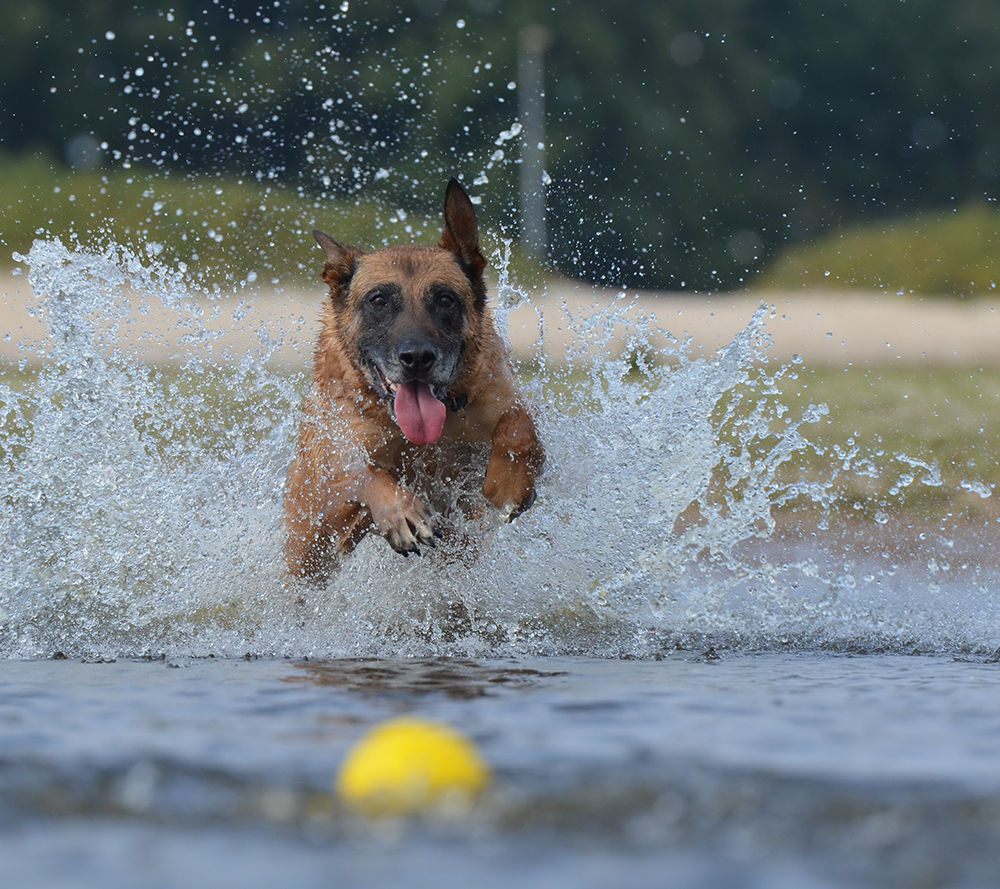
#> input picture Resources/dog.jpg, 1000 x 889 px
$ python python_image_object_detection.py
#> lines starting #> are read from the running program, lines starting #| are printed output that depends on the picture; after the words box and inside, x2 and y2 are one past the last pixel; in counts of white or black regions, pixels touching at a corner belong together
# -*- coding: utf-8 -*-

import cv2
import numpy as np
import matplotlib.pyplot as plt
import timeit
import json
import os

class PythonImageObjectDetection:
    enable_good_features_output = True
    enable_harris_corner_detection_output = True
    enable_orbs_output = True
    enable_orbs_only_on_blue = True     # should really output bgr
    enable_surf_output = True

    def __init__(self, image_file, output_images):
        self._image_file_path = image_file
        self._output_images = output_images
        self.data_for_json = dict()
        self.json = None
        self.img = None
        self.grey = None

    # [10 lines of commented-out code are left out]

    def _rename_file(self, inject):
        filename, file_extension = os.path.splitext(self._image_file_path)
        filename = filename + '_' + inject
        return filename + '' + file_extension

    def _save_avg_img_intensity_manual(self):
        average = np.average(self.grey)
        self.data_for_json['avg_pixel_bgr'] = average

    def _save_image_mean(self):
        mean = cv2.mean(self.img)
        self.data_for_json['mean'] = mean

    def _calc_good_features(self):
        corners = cv2.goodFeaturesToTrack(self.grey, 20, 0.5, 10)
        corners = np.int0(corners)

        if PythonImageObjectDetection.enable_good_features_output:
            output_img = self.img.copy()
            for corner in corners:
                x, y = corner.ravel()
                cv2.circle(output_img, (x, y), 3, 255, -1)
            cv2.imwrite(self._rename_file('good_features'), output_img)

    def _calc_harris_corner_detection(self):
        corners = cv2.cornerHarris(self.grey, 2, 3, 0.04)
        corners = cv2.dilate(corners, None)

        if PythonImageObjectDetection.enable_harris_corner_detection_output:
            output_img = self.img.copy()
            output_img[corners > 0.01 * corners.max()] = [0, 0, 255]
            cv2.imwrite(self._rename_file('harris_corners'), output_img)

    def _calc_orbs_keypoints(self):
        cv2.ocl.setUseOpenCL(False)
        orb = cv2.ORB_create()
        kp, des = orb.detectAndCompute(self.img, None)

        if PythonImageObjectDetection.enable_orbs_output:
            output_img = self.img.copy()
            output_img = cv2.drawKeypoints(output_img, kp, des, color=(0, 255, 0), flags=0)
            cv2.imwrite(self._rename_file('orbs'), output_img)

    def _calc_orbs_only_blue(self):
        hsv = cv2.cvtColor(self.img, cv2.COLOR_BGR2HSV)

        # define range of blue color in HSV
        lower_blue = np.array([110,50,50])
        upper_blue = np.array([130,255,255])

        # Threshold the HSV image to get only blue colors
        mask = cv2.inRange(hsv, lower_blue, upper_blue)
        result = cv2.bitwise_and(hsv, hsv, mask=mask)

        # perform orb detection
        cv2.ocl.setUseOpenCL(False)
        orb = cv2.ORB_create()
        kp, des = orb.detectAndCompute(result, None)

        if PythonImageObjectDetection.enable_orbs_only_on_blue:
            cv2.imwrite(self._rename_file('orbs_blue_original'), hsv)
            cv2.imwrite(self._rename_file('orbs_blue_mask'), mask)
            cv2.imwrite(self._rename_file('orbs_blue_result'), result)

            output_img = cv2.drawKeypoints(result, kp, des, color=(0, 255, 0), flags=0)
            cv2.imwrite(self._rename_file('orbs_blue'), output_img)

    def _calc_surf_keypoints_and_descriptors(self):
        # SURF is a licensed algorithm!!
        surf = cv2.xfeatures2d.SURF_create(5000)
        kp, des = surf.detectAndCompute(self.grey, None)

        if PythonImageObjectDetection.enable_surf_output:
            output_img = cv2.drawKeypoints(self.img, kp, des, (255, 0, 0), 4)
            cv2.imwrite(self._rename_file('surf'), output_img)

    def execute(self):
        self.img = cv2.imread(self._image_file_path, cv2.IMREAD_COLOR)
#> self.img is the input picture: shape (889, 1000, 3); mean B, G, R 124.7, 121.6, 112.7
        self.grey = cv2.cvtColor(self.img, cv2.COLOR_BGR2GRAY)
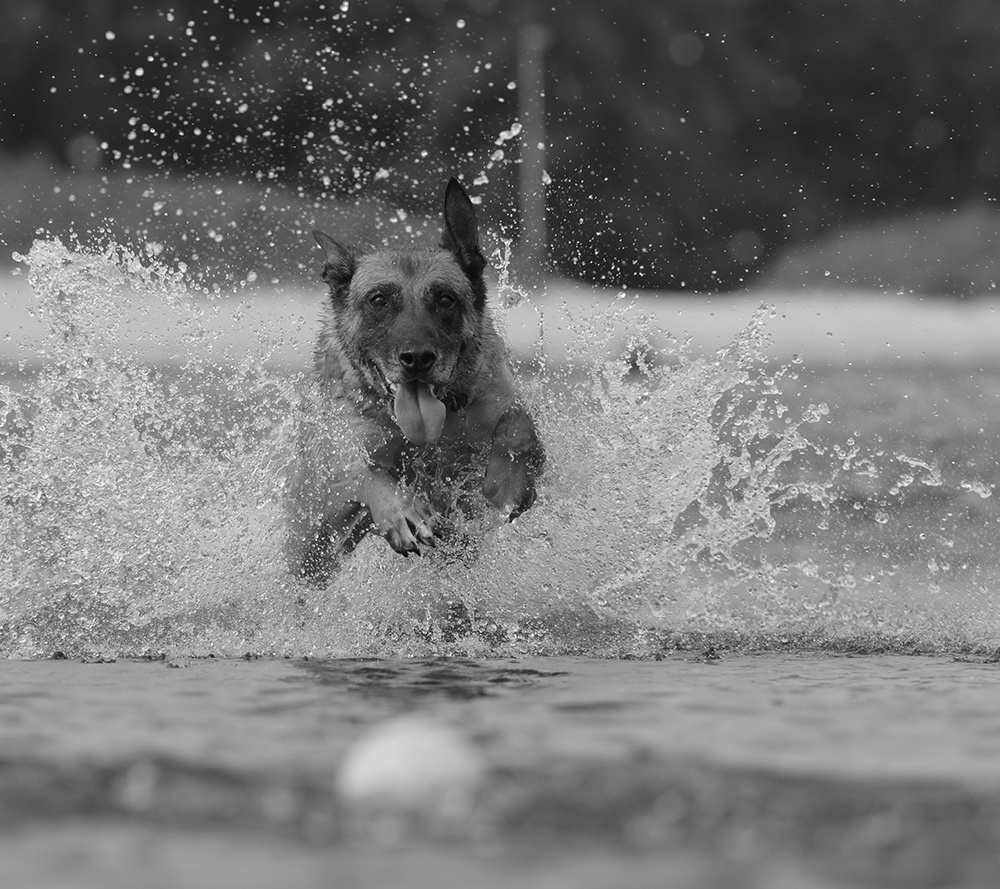
#> self.grey: shape (889, 1000); min 1, max 255, mean 119.3

        self._save_avg_img_intensity_manual()
#> in _save_avg_img_intensity_manual, `average = np.average(self.grey)`: average = 119.3
        self._save_image_mean()
#> in _save_image_mean, `mean = cv2.mean(self.img)`: mean = (124.7, 121.6, 112.7, 0)

        self._calc_good_features()
#> in _calc_good_features, `corners = cv2.goodFeaturesToTrack(self.grey, 20, 0.5, 10)`: corners = 20 rows, first 8: [596, 253], [635, 273], [604, 277], [606, 221], [589, 197], [581, 219], [606, 178], [784, 215]
#> the loop in _calc_good_features, `for corner in corners:` made 20 passes
#> (x, y) on passes 1 to 12: (596, 253), (635, 273), (604, 277), (606, 221), (589, 197), (581, 219), (606, 178), (784, 215), (367, 529), (618, 269), (650, 245), (800, 190)
#> after the loop in _calc_good_features, `for corner in corners:`:
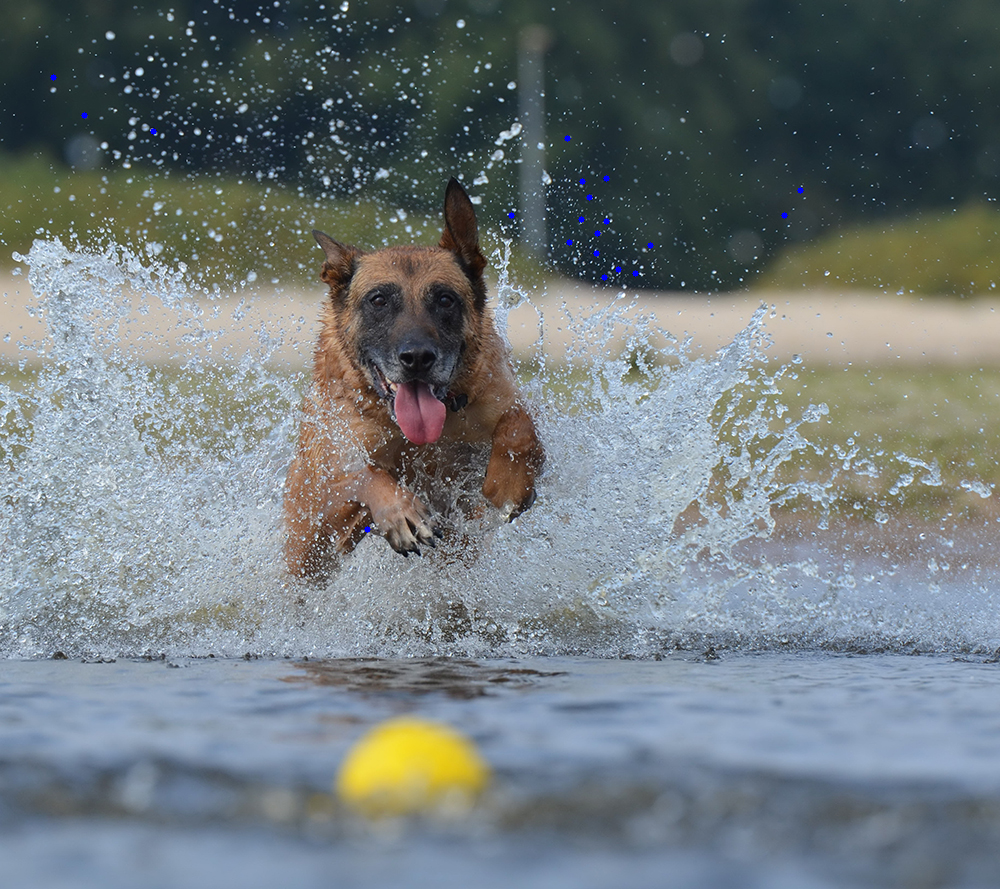
#> output_img: shape (889, 1000, 3); 0.07% of pixels changed, all inside (x1, y1, x2, y2) = (50, 74, 804, 533)
        self._calc_harris_corner_detection()
#> in _calc_harris_corner_detection, `corners = cv2.cornerHarris(self.grey, 2, 3, 0.04)`:
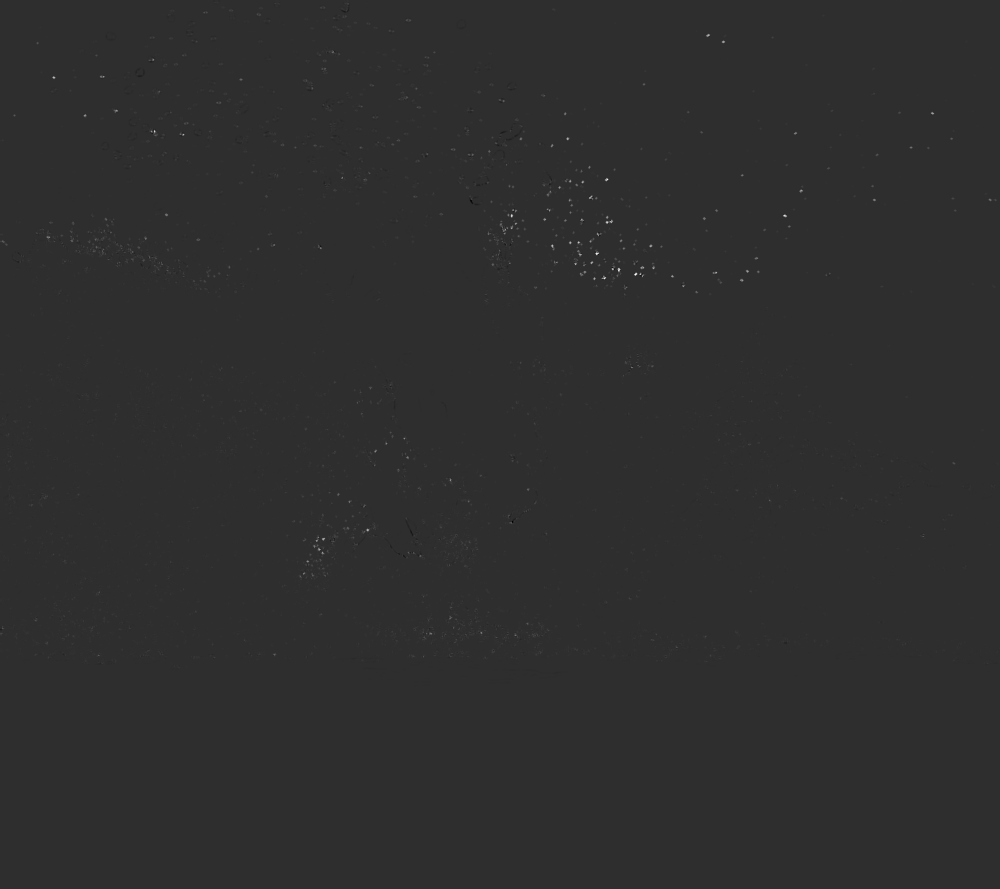
#> corners: shape (889, 1000) float32; min -0.0073, max 0.033, mean 3.45e-05; drawn with min black and max white
#> in _calc_harris_corner_detection, `output_img[corners > 0.01 * corners.max()] = [0, 0, 255]`:
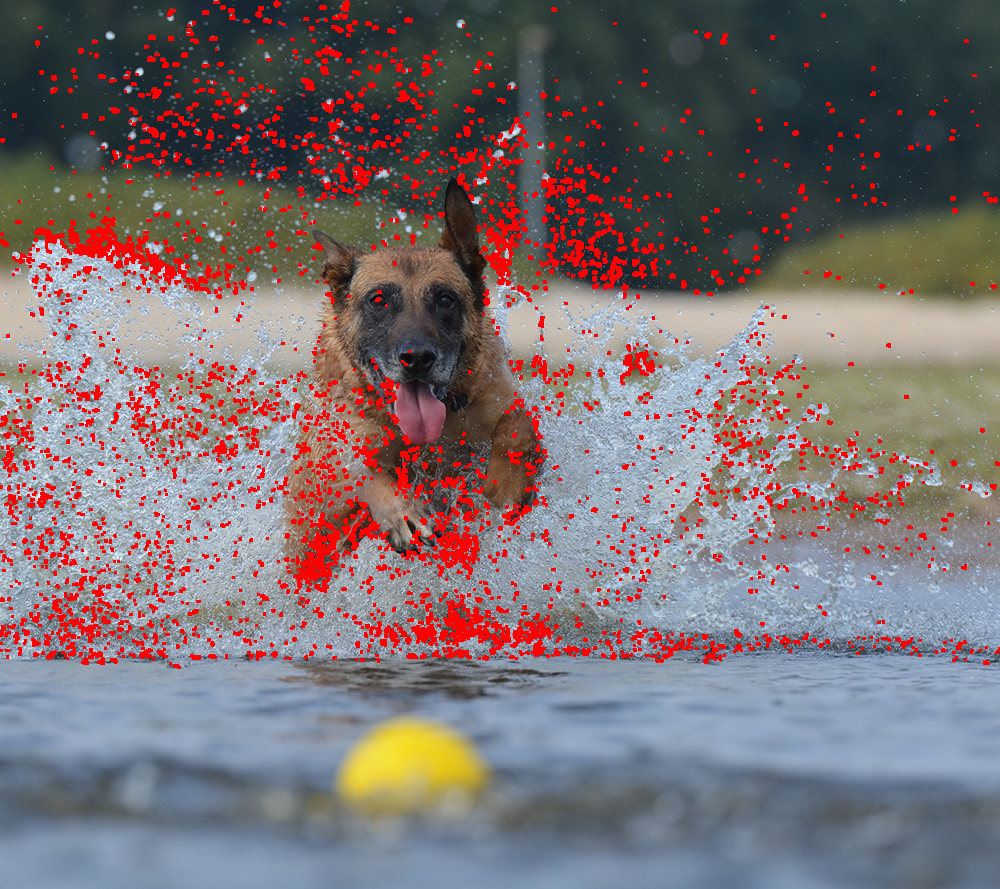
#> output_img: shape (889, 1000, 3); 7.66% of pixels changed, all inside (x1, y1, x2, y2) = (0, 0, 1000, 669)
        self._calc_orbs_keypoints()
#> in _calc_orbs_keypoints, `kp, des = orb.detectAndCompute(self.img, None)`: kp = 500 keypoints; strongest (x, y, size): (151, 131, 31), (153, 130, 31), (502, 228, 31), (152, 59, 31)
        self._calc_orbs_only_blue()
#> in _calc_orbs_only_blue, `hsv = cv2.cvtColor(self.img, cv2.COLOR_BGR2HSV)`: hsv: shape (889, 1000, 3); mean H, S, V 83, 58.6, 133
#> in _calc_orbs_only_blue, `mask = cv2.inRange(hsv, lower_blue, upper_blue)`:
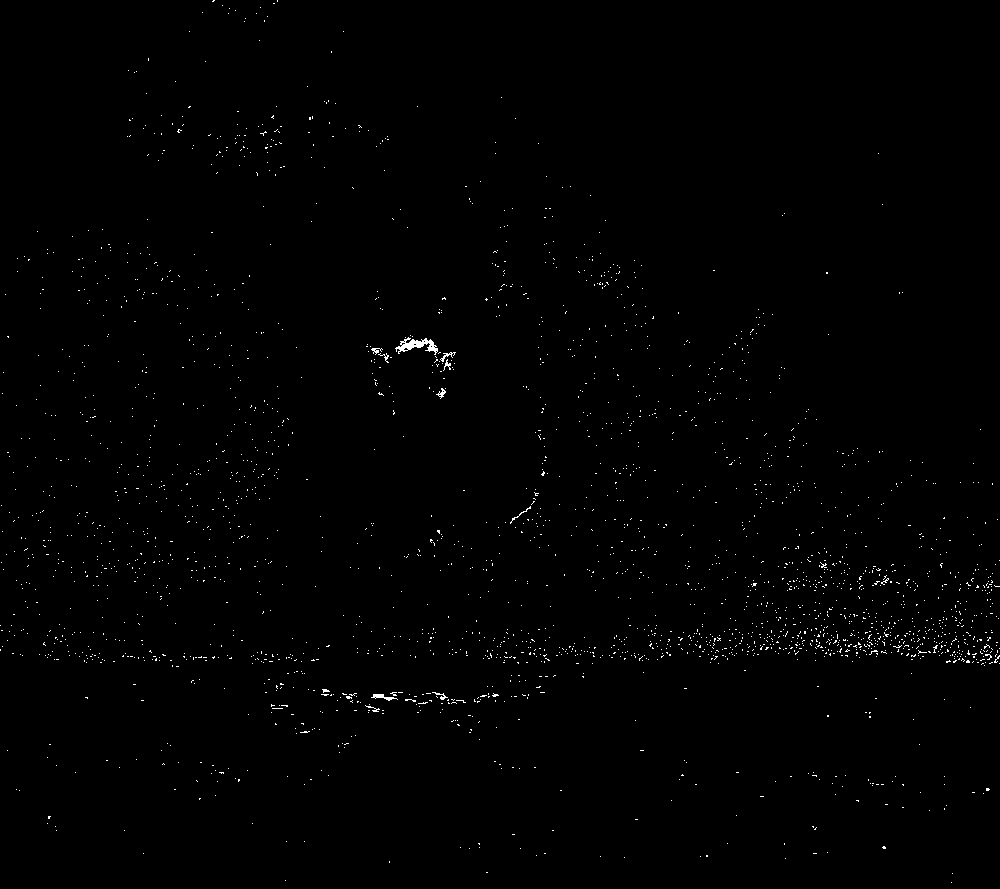
#> mask: shape (889, 1000); 0.58% white in thin lines or dots
#> in _calc_orbs_only_blue, `result = cv2.bitwise_and(hsv, hsv, mask=mask)`: result: shape (889, 1000, 3); mean H, S, V 0.6, 0.4, 0.8
#> in _calc_orbs_only_blue, `kp, des = orb.detectAndCompute(result, None)`: kp = 490 keypoints; strongest (x, y, size): (511, 521, 31), (877, 582, 31), (514, 519, 31), (805, 633, 31)
#> in _calc_orbs_only_blue, `output_img = cv2.drawKeypoints(result, kp, des, color=(0, 255, 0), fla..`: output_img: shape (889, 1000, 3); mean H, S, V 0.5, 2.5, 0.7
        self._calc_surf_keypoints_and_descriptors()


'''
- go through the directory (later)
- run the default object feature detectors
- extract data
- or store data points into json
'''

if __name__ == "__main__":
    detector = PythonImageObjectDetection('../Resources/dog.jpg', True)
#> (the run stopped early here; a loop or call above may not have finished)
